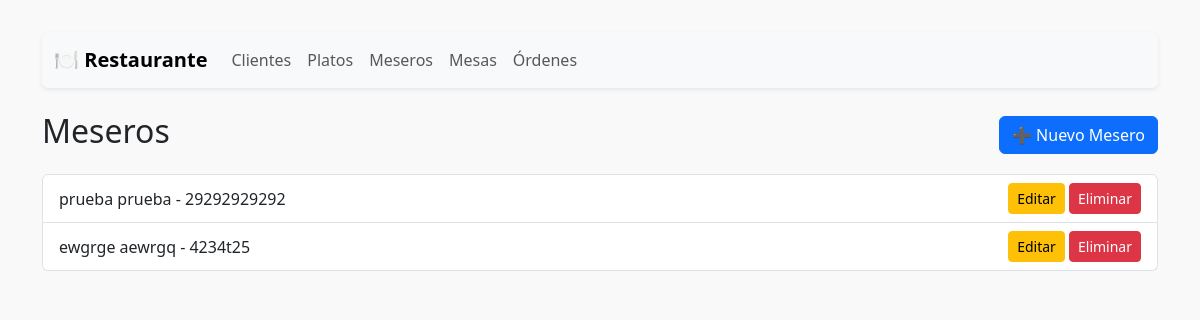
/meseros/, run on an earlier commit of the app's database.
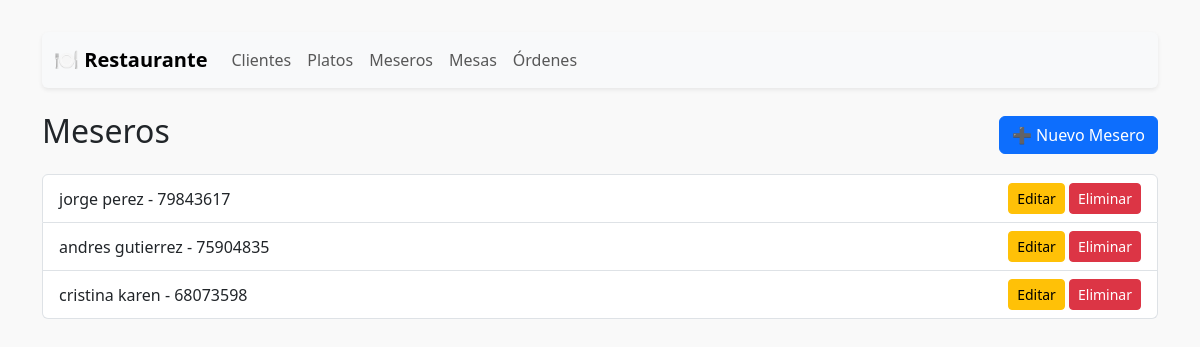
And on a later commit of the database.
### restaurante/models/mesero.py (models this page shows, shortened)
class Mesero(models.Model):
    nombre = models.CharField(max_length=100)
    apellido = models.CharField(max_length=100)
    telefono = models.CharField(max_length=15)

### restaurante/views/mesero_view.py (the view)
# urls.py: path('meseros/', mesero_view.mesero_list, name='mesero_list'),
def mesero_list(request):
    meseros = Mesero.objects.all()
    return render(request, 'restaurante/mesero/list.html', {'meseros': meseros})

### restaurante/templates/restaurante/mesero/list.html
{% extends 'restaurante/base.html' %}
{% block content %}
  <div class="d-flex justify-content-between align-items-center mb-3">
    <h2>Meseros</h2>
    <a href="{% url 'mesero_create' %}" class="btn btn-primary">➕ Nuevo Mesero</a>
  </div>
  <ul class="list-group">
    {% for mesero in meseros %}
      <li class="list-group-item d-flex justify-content-between align-items-center">
        {{ mesero.nombre }} {{ mesero.apellido }} - {{ mesero.telefono }}
        <div>
          <a href="{% url 'mesero_update' mesero.pk %}" class="btn btn-sm btn-warning">Editar</a>
          <a href="{% url 'mesero_delete' mesero.pk %}" class="btn btn-sm btn-danger">Eliminar</a>
        </div>
      </li>
    {% empty %}
      <li class="list-group-item">No hay meseros registrados.</li>
    {% endfor %}
  </ul>
{% endblock %}

### restaurante/templates/restaurante/base.html (shortened to what this page needs)
<!DOCTYPE html>
<html lang="es">
<head>
    <link href="https://cdn.jsdelivr.net/npm/bootstrap@5.3.0/dist/css/bootstrap.min.css" rel="stylesheet">
</head>
<body>
    <div class="container">
        <nav class="navbar navbar-expand-lg navbar-light bg-light shadow-sm mb-4 rounded">
            <div class="container-fluid">
                <a class="navbar-brand" href="#">🍽️ Restaurante</a>
                <div class="collapse navbar-collapse show">
                    <ul class="navbar-nav me-auto mb-2 mb-lg-0">
                        <li class="nav-item">
                            <a class="nav-link" href="{% url 'cliente_list' %}">Clientes</a>
                        </li>
                        <li class="nav-item">
                            <a class="nav-link" href="{% url 'plato_list' %}">Platos</a>
                        </li>
                        <li class="nav-item">
                            <a class="nav-link" href="{% url 'mesero_list' %}">Meseros</a>
                        </li>
                        <li class="nav-item">
                            <a class="nav-link" href="{% url 'mesa_list' %}">Mesas</a>
                        </li>
                        <li class="nav-item">
                            <a class="nav-link" href="{% url 'orden_list' %}">Órdenes</a>
                        </li>
                    </ul>
                </div>
            </div>
        </nav>
        {% block content %}
        {% endblock %}
    </div>
</body>
</html>

### restaurante/templates/restaurante/base.html (style rules this page uses)
body { padding-top: 2rem; background-color: #f9f9f9; }
.navbar-brand { font-weight: bold; }

What changed in the data, as far as the page shows it:
removed Mesero: nombre "prueba", apellido "prueba", telefono "29292929292"
removed Mesero: nombre "ewgrge", apellido "aewrgq", telefono "4234t25"
added Mesero: nombre "jorge", apellido "perez", telefono "79843617"
added Mesero: nombre "andres", apellido "gutierrez", telefono "75904835"
added Mesero: nombre "cristina", apellido "karen", telefono "68073598"
